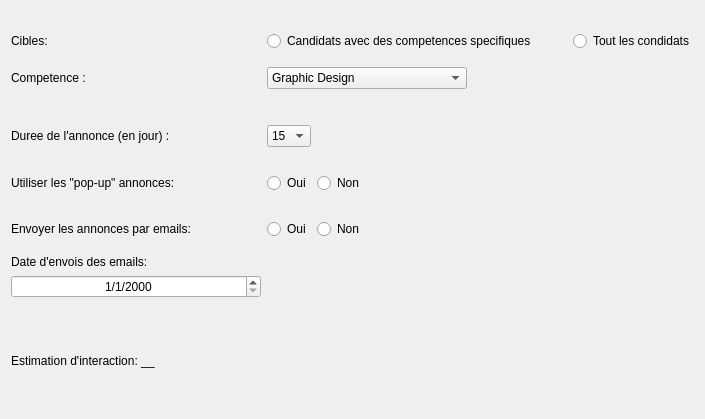
            <widget class="QWidget" name="tab_plan_annonce">
             <attribute name="title">
              <string>Plan</string>
             </attribute>
             <layout class="QVBoxLayout" name="verticalLayout_10">
              <item>
               <spacer name="verticalSpacer_14">
                <property name="orientation">
                 <enum>Qt::Vertical</enum>
                </property>
                <property name="sizeType">
                 <enum>QSizePolicy::Fixed</enum>
                </property>
                <property name="sizeHint" stdset="0">
                 <size>
                  <width>20</width>
                  <height>20</height>
                 </size>
                </property>
               </spacer>
              </item>
              <item>
               <layout class="QVBoxLayout" name="verticalLayout_9">
                <item>
                 <layout class="QHBoxLayout" name="horizontalLayout_8">
                  <item>
                   <widget class="QLabel" name="label_3">
                    <property name="sizePolicy">
                     <sizepolicy hsizetype="Maximum" vsizetype="Preferred">
                      <horstretch>0</horstretch>
                      <verstretch>0</verstretch>
                     </sizepolicy>
                    </property>
                    <property name="minimumSize">
                     <size>
                      <width>250</width>
                      <height>0</height>
                     </size>
                    </property>
                    <property name="text">
                     <string>Cibles:</string>
                    </property>
                   </widget>
                  </item>
                  <item>
                   <widget class="QRadioButton" name="candidat_precis_annonce">
                    <property name="sizePolicy">
                     <sizepolicy hsizetype="Fixed" vsizetype="Fixed">
                      <horstretch>0</horstretch>
                      <verstretch>0</verstretch>
                     </sizepolicy>
                    </property>
                    <property name="minimumSize">
                     <size>
                      <width>300</width>
                      <height>0</height>
                     </size>
                    </property>
                    <property name="text">
                     <string>Candidats avec des competences specifiques</string>
                    </property>
                    <attribute name="buttonGroup">
                     <string notr="true">buttonGroup</string>
                    </attribute>
                   </widget>
                  </item>
                  <item>
                   <widget class="QRadioButton" name="tout_les_candidat_annonce">
                    <property name="contextMenuPolicy">
                     <enum>Qt::DefaultContextMenu</enum>
                    </property>
                    <property name="text">
                     <string>Tout les condidats</string>
                    </property>
                    <attribute name="buttonGroup">
                     <string notr="true">buttonGroup</string>
                    </attribute>
                   </widget>
                  </item>
                 </layout>
                </item>
                <item>
                 <spacer name="verticalSpacer_16">
                  <property name="orientation">
                   <enum>Qt::Vertical</enum>
                  </property>
                  <property name="sizeType">
                   <enum>QSizePolicy::Fixed</enum>
                  </property>
                  <property name="sizeHint" stdset="0">
                   <size>
                    <width>20</width>
                    <height>10</height>
                   </size>
                  </property>
                 </spacer>
                </item>
                <item>
                 <layout class="QHBoxLayout" name="competance_group_annonce">
                  <item>
                   <widget class="QLabel" name="label_competance_annonce">
                    <property name="sizePolicy">
                     <sizepolicy hsizetype="Fixed" vsizetype="Preferred">
                      <horstretch>0</horstretch>
                      <verstretch>0</verstretch>
                     </sizepolicy>
                    </property>
                    <property name="minimumSize">
                     <size>
                      <width>250</width>
                      <height>0</height>
                     </size>
                    </property>
                    <property name="maximumSize">
                     <size>
                      <width>230</width>
                      <height>16777215</height>
                     </size>
                    </property>
                    <property name="text">
                     <string>Competence :</string>
                    </property>
                   </widget>
                  </item>
                  <item>
                   <widget class="QComboBox" name="comboBox_competance_annonce">
                    <property name="sizePolicy">
                     <sizepolicy hsizetype="Minimum" vsizetype="Fixed">
                      <horstretch>0</horstretch>
                      <verstretch>0</verstretch>
                     </sizepolicy>
                    </property>
                    <property name="minimumSize">
                     <size>
                      <width>200</width>
                      <height>0</height>
                     </size>
                    </property>
                    <item>
                     <property name="text">
                      <string>Graphic Design</string>
                     </property>
                    </item>
                    <item>
                     <property name="text">
                      <string>Digital Marketing</string>
                     </property>
                    </item>
                    <item>
                     <property name="text">
                      <string>Writing &amp; Translation</string>
                     </property>
                    </item>
                    <item>
                     <property name="text">
                      <string>Video &amp; Animation</string>
                     </property>
                    </item>
                    <item>
                     <property name="text">
                      <string>Music &amp; Audio</string>
                     </property>
                    </item>
                    <item>
                     <property name="text">
                      <string>Programming &amp; Tech</string>
                     </property>
                    </item>
                    <item>
                     <property name="text">
                      <string>Data Science</string>
                     </property>
                    </item>
                    <item>
                     <property name="text">
                      <string>Business and Finance</string>
                     </property>
                    </item>
                   </widget>
                  </item>
                  <item>
                   <spacer name="horizontalSpacer_16">
                    <property name="orientation">
                     <enum>Qt::Horizontal</enum>
                    </property>
                    <property name="sizeHint" stdset="0">
                     <size>
                      <width>40</width>
                      <height>20</height>
                     </size>
                    </property>
                   </spacer>
                  </item>
                 </layout>
                </item>
                <item>
                 <spacer name="verticalSpacer_17">
                  <property name="orientation">
                   <enum>Qt::Vertical</enum>
                  </property>
                  <property name="sizeType">
                   <enum>QSizePolicy::Fixed</enum>
                  </property>
                  <property name="sizeHint" stdset="0">
                   <size>
                    <width>20</width>
                    <height>10</height>
                   </size>
                  </property>
                 </spacer>
                </item>
               </layout>
              </item>
              <item>
               <spacer name="verticalSpacer_18">
                <property name="orientation">
                 <enum>Qt::Vertical</enum>
                </property>
                <property name="sizeType">
                 <enum>QSizePolicy::Fixed</enum>
                </property>
                <property name="sizeHint" stdset="0">
                 <size>
                  <width>20</width>
                  <height>20</height>
                 </size>
                </property>
               </spacer>
              </item>
              <item>
               <layout class="QHBoxLayout" name="horizontalLayout_5">
                <item>
                 <widget class="QLabel" name="label_2">
                  <property name="minimumSize">
                   <size>
                    <width>250</width>
                    <height>0</height>
                   </size>
                  </property>
                  <property name="text">
                   <string>Duree de l'annonce (en jour) :</string>
                  </property>
                 </widget>
                </item>
                <item>
                 <widget class="QComboBox" name="comboBox_nbrJour_annonce">
                  <item>
                   <property name="text">
                    <string>15</string>
                   </property>
                  </item>
                  <item>
                   <property name="text">
                    <string>20</string>
                   </property>
                  </item>
                  <item>
                   <property name="text">
                    <string>30</string>
                   </property>
                  </item>
                  <item>
                   <property name="text">
                    <string>45</string>
                   </property>
                  </item>
                  <item>
                   <property name="text">
                    <string>60</string>
                   </property>
                  </item>
                 </widget>
                </item>
                <item>
                 <spacer name="horizontalSpacer_19">
                  <property name="orientation">
                   <enum>Qt::Horizontal</enum>
                  </property>
                  <property name="sizeHint" stdset="0">
                   <size>
                    <width>40</width>
                    <height>20</height>
                   </size>
                  </property>
                 </spacer>
                </item>
               </layout>
              </item>
              <item>
               <spacer name="verticalSpacer_19">
                <property name="orientation">
                 <enum>Qt::Vertical</enum>
                </property>
                <property name="sizeType">
                 <enum>QSizePolicy::Fixed</enum>
                </property>
                <property name="sizeHint" stdset="0">
                 <size>
                  <width>20</width>
                  <height>20</height>
                 </size>
                </property>
               </spacer>
              </item>
              <item>
               <layout class="QHBoxLayout" name="horizontalLayout_9">
                <item>
                 <widget class="QLabel" name="label_5">
                  <property name="minimumSize">
                   <size>
                    <width>250</width>
                    <height>0</height>
                   </size>
                  </property>
                  <property name="text">
                   <string>Utiliser les &quot;pop-up&quot; annonces:</string>
                  </property>
                 </widget>
                </item>
                <item>
                 <widget class="QRadioButton" name="popup_oui_annonce">
                  <property name="text">
                   <string>Oui</string>
                  </property>
                  <attribute name="buttonGroup">
                   <string notr="true">buttonGroup_2</string>
                  </attribute>
                 </widget>
                </item>
                <item>
                 <widget class="QRadioButton" name="popup_non_annonce">
                  <property name="text">
                   <string>Non</string>
                  </property>
                  <attribute name="buttonGroup">
                   <string notr="true">buttonGroup_2</string>
                  </attribute>
                 </widget>
                </item>
                <item>
                 <spacer name="horizontalSpacer_18">
                  <property name="orientation">
                   <enum>Qt::Horizontal</enum>
                  </property>
                  <property name="sizeHint" stdset="0">
                   <size>
                    <width>40</width>
                    <height>20</height>
                   </size>
                  </property>
                 </spacer>
                </item>
               </layout>
              </item>
              <item>
               <spacer name="verticalSpacer_20">
                <property name="orientation">
                 <enum>Qt::Vertical</enum>
                </property>
                <property name="sizeType">
                 <enum>QSizePolicy::Fixed</enum>
                </property>
                <property name="sizeHint" stdset="0">
                 <size>
                  <width>20</width>
                  <height>20</height>
                 </size>
                </property>
               </spacer>
              </item>
              <item>
               <layout class="QHBoxLayout" name="horizontalLayout_10">
                <item>
                 <widget class="QLabel" name="label_6">
                  <property name="minimumSize">
                   <size>
                    <width>250</width>
                    <height>0</height>
                   </size>
                  </property>
                  <property name="text">
                   <string>Envoyer les annonces par emails: </string>
                  </property>
                 </widget>
                </item>
                <item>
                 <widget class="QRadioButton" name="email_oui_annonce">
                  <property name="text">
                   <string>Oui</string>
                  </property>
                  <attribute name="buttonGroup">
                   <string notr="true">buttonGroup_3</string>
                  </attribute>
                 </widget>
                </item>
                <item>
                 <widget class="QRadioButton" name="email_non_annonce">
                  <property name="text">
                   <string>Non</string>
                  </property>
                  <attribute name="buttonGroup">
                   <string notr="true">buttonGroup_3</string>
                  </attribute>
                 </widget>
                </item>
                <item>
                 <spacer name="horizontalSpacer_20">
                  <property name="orientation">
                   <enum>Qt::Horizontal</enum>
                  </property>
                  <property name="sizeHint" stdset="0">
                   <size>
                    <width>40</width>
                    <height>20</height>
                   </size>
                  </property>
                 </spacer>
                </item>
               </layout>
              </item>
              <item>
               <spacer name="verticalSpacer_21">
                <property name="orientation">
                 <enum>Qt::Vertical</enum>
                </property>
                <property name="sizeType">
                 <enum>QSizePolicy::Fixed</enum>
                </property>
                <property name="sizeHint" stdset="0">
                 <size>
                  <width>20</width>
                  <height>10</height>
                 </size>
                </property>
               </spacer>
              </item>
              <item>
               <layout class="QVBoxLayout" name="verticalLayout_11">
                <item>
                 <widget class="QLabel" name="label_7">
                  <property name="text">
                   <string>Date d'envois des emails:</string>
                  </property>
                 </widget>
                </item>
                <item>
                 <widget class="QDateTimeEdit" name="date_email_annonce">
                  <property name="minimumSize">
                   <size>
                    <width>250</width>
                    <height>0</height>
                   </size>
                  </property>
                  <property name="maximumSize">
                   <size>
                    <width>250</width>
                    <height>16777215</height>
                   </size>
                  </property>
                  <property name="alignment">
                   <set>Qt::AlignCenter</set>
                  </property>
                  <property name="maximumDateTime">
                   <datetime>
                    <hour>23</hour>
                    <minute>59</minute>
                    <second>59</second>
                    <year>9999</year>
                    <month>3</month>
                    <day>31</day>
                   </datetime>
                  </property>
                  <property name="maximumDate">
                   <date>
                    <year>9999</year>
                    <month>3</month>
                    <day>31</day>
                   </date>
                  </property>
                  <property name="displayFormat">
                   <string>d/M/yyyy</string>
                  </property>
                 </widget>
                </item>
                <item>
                 <spacer name="verticalSpacer_22">
                  <property name="orientation">
                   <enum>Qt::Vertical</enum>
                  </property>
                  <property name="sizeType">
                   <enum>QSizePolicy::Fixed</enum>
                  </property>
                  <property name="sizeHint" stdset="0">
                   <size>
                    <width>20</width>
                    <height>10</height>
                   </size>
                  </property>
                 </spacer>
                </item>
               </layout>
              </item>
              <item>
               <spacer name="verticalSpacer_15">
                <property name="orientation">
                 <enum>Qt::Vertical</enum>
                </property>
                <property name="sizeType">
                 <enum>QSizePolicy::Fixed</enum>
                </property>
                <property name="sizeHint" stdset="0">
                 <size>
                  <width>20</width>
                  <height>40</height>
                 </size>
                </property>
               </spacer>
              </item>
              <item>
               <layout class="QVBoxLayout" name="verticalLayout_12">
                <item>
                 <widget class="QLabel" name="estimation_plan_annonce">
                  <property name="text">
                   <string>Estimation d'interaction: __</string>
                  </property>
                 </widget>
                </item>
               </layout>
              </item>
              <item>
               <spacer name="verticalSpacer_2">
                <property name="orientation">
                 <enum>Qt::Vertical</enum>
                </property>
                <property name="sizeHint" stdset="0">
                 <size>
                  <width>20</width>
                  <height>40</height>
                 </size>
                </property>
               </spacer>
              </item>
             </layout>
            </widget>
